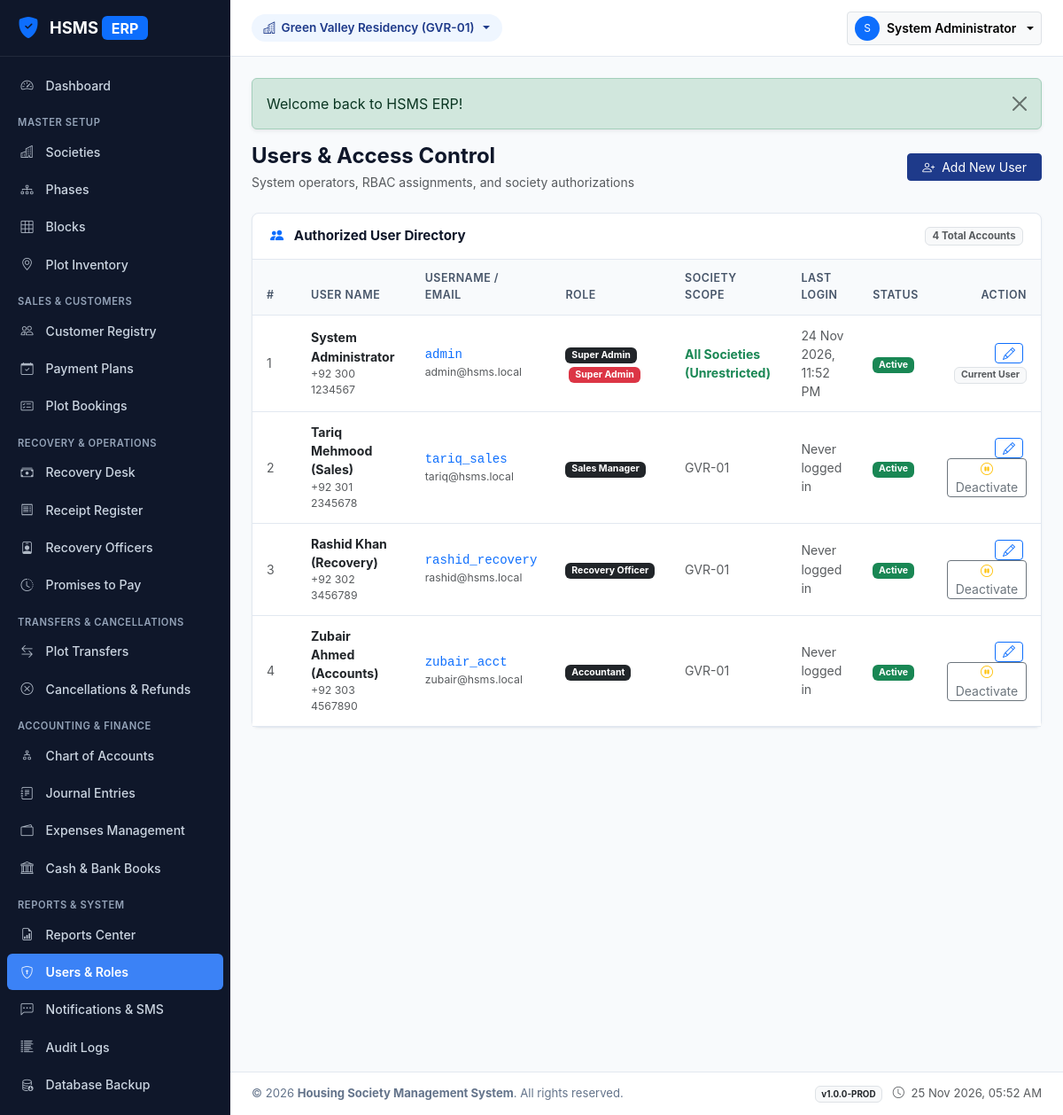
The app's page /modules/users/index.php (signed in) with its own data.
### tables this page shows
CREATE TABLE `societies` (
  `id` int(10) unsigned NOT NULL AUTO_INCREMENT,
  `society_code` varchar(20) NOT NULL,
  `name` varchar(150) NOT NULL,
  `location` varchar(255) NOT NULL,
  `address` text DEFAULT NULL,
  `contact_number` varchar(50) NOT NULL,
  `email` varchar(100) DEFAULT NULL,
  `registration_number` varchar(100) DEFAULT NULL,
  `logo_path` varchar(255) DEFAULT NULL,
  `start_date` date DEFAULT NULL,
  `status` enum('active','inactive') NOT NULL DEFAULT 'active',
  `remarks` text DEFAULT NULL,
  `created_at` timestamp NOT NULL DEFAULT current_timestamp(),
  `updated_at` timestamp NOT NULL DEFAULT current_timestamp() ON UPDATE current_timestamp(),
  PRIMARY KEY (`id`),
  UNIQUE KEY `society_code` (`society_code`)
);

CREATE TABLE `users` (
  `id` int(10) unsigned NOT NULL AUTO_INCREMENT,
  `name` varchar(100) NOT NULL,
  `email` varchar(100) NOT NULL,
  `username` varchar(50) NOT NULL,
  `password_hash` varchar(255) NOT NULL,
  `phone` varchar(30) DEFAULT NULL,
  `role_id` int(10) unsigned NOT NULL,
  `is_super_admin` tinyint(1) NOT NULL DEFAULT 0,
  `status` enum('active','inactive','suspended') NOT NULL DEFAULT 'active',
  `last_login` datetime DEFAULT NULL,
  `created_at` timestamp NOT NULL DEFAULT current_timestamp(),
  PRIMARY KEY (`id`),
  UNIQUE KEY `email` (`email`),
  UNIQUE KEY `username` (`username`),
  KEY `fk_user_role` (`role_id`),
  CONSTRAINT `fk_user_role` FOREIGN KEY (`role_id`) REFERENCES `roles` (`id`)
);

CREATE TABLE `roles` (
  `id` int(10) unsigned NOT NULL AUTO_INCREMENT,
  `name` varchar(50) NOT NULL,
  `description` varchar(255) DEFAULT NULL,
  `created_at` timestamp NOT NULL DEFAULT current_timestamp(),
  PRIMARY KEY (`id`),
  UNIQUE KEY `name` (`name`)
);

### includes/helpers.php (called while the page is built, shortened)
<?php
function e(mixed $string): string {
    return htmlspecialchars((string)($string ?? ''), ENT_QUOTES | ENT_SUBSTITUTE, 'UTF-8');
}
function base_url(string $path = ''): string {
    $path = ltrim($path, '/');
    return '/HSMS/' . $path;
}
function has_flash(): bool {
    return !empty($_SESSION['__flash']);
}
function get_flash(): array {
    $flashes = $_SESSION['__flash'] ?? [];
    return $flashes;
}

### includes/auth.php (called while the page is built, shortened)
<?php
function current_user(): ?array {
    return [
        'id'             => (int)$_SESSION['user_id'],
        'name'           => (string)($_SESSION['user_name'] ?? ''),
        'username'       => (string)($_SESSION['username'] ?? ''),
        'email'          => (string)($_SESSION['user_email'] ?? ''),
        'role_id'        => (int)($_SESSION['user_role_id'] ?? 0),
        'role_name'      => (string)($_SESSION['user_role_name'] ?? ''),
        'is_super_admin' => (bool)($_SESSION['is_super_admin'] ?? false)
    ];
}
function get_active_society_id(): int {
    if (!empty($_SESSION['active_society_id'])) {
        return (int)$_SESSION['active_society_id'];
    }
    $db = get_db_connection();
    $stmt = $db->query("SELECT `id` FROM `societies` WHERE `status` = 'active' ORDER BY `id` ASC LIMIT 1");
    $id = (int)$stmt->fetchColumn();
    return $id;
}
function get_active_society(): ?array {
    $socId = get_active_society_id();
    $db = get_db_connection();
    $stmt = $db->prepare("SELECT * FROM `societies` WHERE `id` = :id LIMIT 1");
    $stmt->execute(['id' => $socId]);
    return $stmt->fetch() ?: null;
}

### modules/users/index.php (the view, shortened to what this page needs)
<?php
$db = get_db_connection();
$stmtUsers = $db->query("
    SELECT u.*, r.name as role_name,
           GROUP_CONCAT(s.society_code SEPARATOR ', ') as societies_list
    FROM `users` u
    JOIN `roles` r ON u.role_id = r.id
    LEFT JOIN `user_society_access` usa ON u.id = usa.user_id
    LEFT JOIN `societies` s ON usa.society_id = s.id
    GROUP BY u.id
    ORDER BY u.id ASC
");
$users = $stmtUsers->fetchAll();
require_once __DIR__ . '/../../includes/header.php';
?>
<div class="d-flex justify-content-between align-items-center mb-4">
    <div>
        <h4 class="fw-bold mb-1">Users & Access Control</h4>
        <p class="text-muted small mb-0">System operators, RBAC assignments, and society authorizations</p>
    </div>
    <button class="btn btn-hs-primary btn-sm px-3" data-bs-toggle="collapse" data-bs-target="#createUserCard">
        <i class="bi bi-person-plus me-1"></i> Add New User
    </button>
</div>
<div class="card-hs">
    <div class="card-header d-flex justify-content-between align-items-center">
        <span class="fw-bold"><i class="bi bi-people-fill text-primary me-2"></i> Authorized User Directory</span>
        <span class="badge bg-light text-muted border"><?= count($users) ?> Total Accounts</span>
    </div>
    <div class="card-body p-0">
        <div class="table-responsive">
            <table class="table table-hs align-middle mb-0">
                <thead>
                    <tr>
                        <th style="width: 50px;">#</th>
                        <th>User Name</th>
                        <th>Username / Email</th>
                        <th>Role</th>
                        <th>Society Scope</th>
                        <th>Last Login</th>
                        <th>Status</th>
                        <th class="text-end">Action</th>
                    </tr>
                </thead>
                <tbody>
                    <?php foreach ($users as $u): ?>
                        <tr>
                            <td class="text-muted small"><?= (int)$u['id'] ?></td>
                            <td>
                                <div class="fw-bold text-dark"><?= e($u['name']) ?></div>
                                <div class="text-muted small"><?= e($u['phone'] ?: 'No phone') ?></div>
                            </td>
                            <td>
                                <div class="font-monospace text-primary"><?= e($u['username']) ?></div>
                                <div class="text-muted small"><?= e($u['email']) ?></div>
                            </td>
                            <td>
                                <span class="badge bg-dark"><?= e($u['role_name']) ?></span>
                                <?php if (!empty($u['is_super_admin'])): ?>
                                    <span class="badge bg-danger ms-1">Super Admin</span>
                                <?php endif; ?>
                            </td>
                            <td class="small text-muted">
                                <?= !empty($u['is_super_admin']) ? '<span class="text-success fw-bold">All Societies (Unrestricted)</span>' : e($u['societies_list'] ?: 'None') ?>
                            </td>
                            <td class="small text-muted">
                                <?= !empty($u['last_login']) ? date('d M Y, h:i A', strtotime($u['last_login'])) : 'Never logged in' ?>
                            </td>
                            <td>
                                <?php if ($u['status'] === 'active'): ?>
                                    <span class="badge bg-success">Active</span>
                                <?php else: ?>
                                    <span class="badge bg-secondary">Inactive</span>
                                <?php endif; ?>
                            </td>
                            <td class="text-end">
                                <a href="<?= base_url('modules/users/edit.php?id=' . (int)$u['id']) ?>" class="btn btn-outline-primary btn-sm py-0 px-2 me-1" title="Edit User">
                                    <i class="bi bi-pencil"></i>
                                </a>
                                <?php if ((int)$u['id'] !== (int)($_SESSION['user_id'] ?? 0)): ?>
                                    <form method="POST" class="d-inline" onsubmit="return confirm('Change status for user <?= e($u['username']) ?>?');">
                                        <button type="submit" class="btn btn-outline-secondary btn-sm py-0 px-2" title="Toggle Status">
                                            <?= ($u['status'] === 'active') ? '<i class="bi bi-pause-circle text-warning"></i> Deactivate' : '<i class="bi bi-play-circle text-success"></i> Activate' ?>
                                        </button>
                                    </form>
                                <?php else: ?>
                                    <span class="badge bg-light text-muted border">Current User</span>
                                <?php endif; ?>
                            </td>
                        </tr>
                    <?php endforeach; ?>
                </tbody>
            </table>
        </div>
    </div>
</div>
<?php require_once __DIR__ . '/../../includes/footer.php'; ?>

### includes/header.php (shortened to what this page needs)
<?php
$currentUser = current_user();
$activeSociety = get_active_society();
?>
<!DOCTYPE html>
<html lang="en">
<head>
    <link href="https://cdn.jsdelivr.net/npm/bootstrap@5.3.3/dist/css/bootstrap.min.css" rel="stylesheet">
    <link rel="stylesheet" href="https://cdn.jsdelivr.net/npm/bootstrap-icons@1.11.3/font/bootstrap-icons.min.css">
    <link rel="stylesheet" href="<?= base_url('assets/css/style.css') ?>">
</head>
<body>
<div id="app-wrapper">
    <?php require_once __DIR__ . '/sidebar.php'; ?>
    <div id="content-wrapper">
        <header class="top-navbar">
            <div class="d-flex align-items-center gap-3">
                <div class="dropdown">
                    <button class="society-badge-pill dropdown-toggle border-0" type="button" data-bs-toggle="dropdown" aria-expanded="false">
                        <i class="bi bi-buildings"></i>
                        <span><?= e($activeSociety['name'] ?? 'Select Society') ?> (<?= e($activeSociety['society_code'] ?? '—') ?>)</span>
                    </button>
                </div>
            </div>
            <div class="d-flex align-items-center gap-3">
                <div class="dropdown">
                    <button class="btn btn-sm btn-light border dropdown-toggle d-flex align-items-center gap-2" type="button" data-bs-toggle="dropdown" aria-expanded="false">
                        <div class="rounded-circle bg-primary text-white d-flex align-items-center justify-content-center" style="width: 28px; height: 28px; font-size: 0.75rem;">
                            <?= strtoupper(substr($currentUser['name'], 0, 1)) ?>
                        </div>
                        <span class="d-none d-sm-inline fw-semibold"><?= e($currentUser['name']) ?></span>
                    </button>
                </div>
            </div>
        </header>
        <main class="page-container">
            <?php if (has_flash()): ?>
                <?php foreach (get_flash() as $flash): ?>
                    <div class="alert alert-<?= e($flash['type']) ?> alert-dismissible fade show shadow-sm" role="alert">
                        <?= e($flash['message']) ?>
                        <button type="button" class="btn-close" data-bs-dismiss="alert" aria-label="Close"></button>
                    </div>
                <?php endforeach; ?>
            <?php endif; ?>

### assets/css/style.css (style rules this page uses)
:root { --hs-primary: #1e3a8a; --hs-primary-dark: #172554; --hs-primary-light: #3b82f6; --hs-accent: #0284c7; --hs-bg: #f8fafc; --hs-card-bg: #ffffff; --hs-border: #e2e8f0; --hs-text-main: #0f172a; --hs-text-muted: #64748b; --hs-sidebar-width: 260px; --hs-sidebar-collapsed-width: 70px; --hs-header-height: 64px; }
body { font-family: -apple-system, BlinkMacSystemFont, "Segoe UI", Roboto, "Helvetica Neue", Arial, sans-serif; background-color: var(--hs-bg); color: var(--hs-text-main); margin: 0; padding: 0; min-height: 100vh; display: flex; flex-direction: column; }
#app-wrapper { display: flex; min-height: 100vh; width: 100%; }
#content-wrapper { flex-grow: 1; display: flex; flex-direction: column; min-width: 0; background-color: var(--hs-bg); }
.top-navbar { height: var(--hs-header-height); background: var(--hs-card-bg); border-bottom: 1px solid var(--hs-border); display: flex; align-items: center; justify-content: space-between; padding: 0 1.5rem; position: sticky; top: 0; z-index: 999; }
.society-badge-pill { background-color: #eff6ff; border: 1px solid #bfdbfe; color: var(--hs-primary); padding: 0.35rem 0.85rem; border-radius: 9999px; font-size: 0.85rem; font-weight: 600; display: inline-flex; align-items: center; gap: 0.4rem; }
.page-container { padding: 1.5rem; flex-grow: 1; }
.card-hs { background: var(--hs-card-bg); border: 1px solid var(--hs-border); border-radius: 8px; box-shadow: 0 1px 3px rgba(0, 0, 0, 0.05); margin-bottom: 1.25rem; }
.card-hs .card-header { background: transparent; border-bottom: 1px solid var(--hs-border); padding: 0.9rem 1.25rem; font-weight: 600; font-size: 0.95rem; display: flex; align-items: center; justify-content: space-between; }
.card-hs .card-body { padding: 1.25rem; }
.table-hs { margin-bottom: 0; width: 100%; }
.table-hs th { background-color: #f8fafc; color: #475569; font-size: 0.78rem; text-transform: uppercase; letter-spacing: 0.04em; font-weight: 600; padding: 0.75rem 1rem; border-bottom: 1px solid var(--hs-border); }
.table-hs td { padding: 0.75rem 1rem; vertical-align: middle; border-bottom: 1px solid var(--hs-border); font-size: 0.88rem; }
.btn-hs-primary { background-color: var(--hs-primary); border-color: var(--hs-primary); color: #ffffff; }

### records on screen
societies: name "Green Valley Residency", society_code "GVR-01"
users: name "S", name "System Administrator", id "1", phone "+92 300 1234567", username "admin", email "admin@hsms.local", role.name "Super Admin", is_super_admin "Super Admin", last_login "24 Nov 2026, 11:52 PM", status "Active", shows "Current User"
users: id "2", name "Tariq Mehmood (Sales)", phone "+92 301 2345678", username "tariq_sales", email "tariq@hsms.local", role.name "Sales Manager", societies_list "GVR-01", shows "Never logged in", status "Active"
users: id "3", name "Rashid Khan (Recovery)", phone "+92 302 3456789", username "rashid_recovery", email "rashid@hsms.local", role.name "Recovery Officer", societies_list "GVR-01", shows "Never logged in", status "Active"
users: id "4", name "Zubair Ahmed (Accounts)", phone "+92 303 4567890", username "zubair_acct", email "zubair@hsms.local", role.name "Accountant", societies_list "GVR-01", shows "Never logged in", status "Active"

### other values on screen
$flash['message'] "Welcome back to HSMS ERP!"
count($users) "4"
APP_NAME "Housing Society Management System"
APP_VERSION "1.0.0-PROD"
